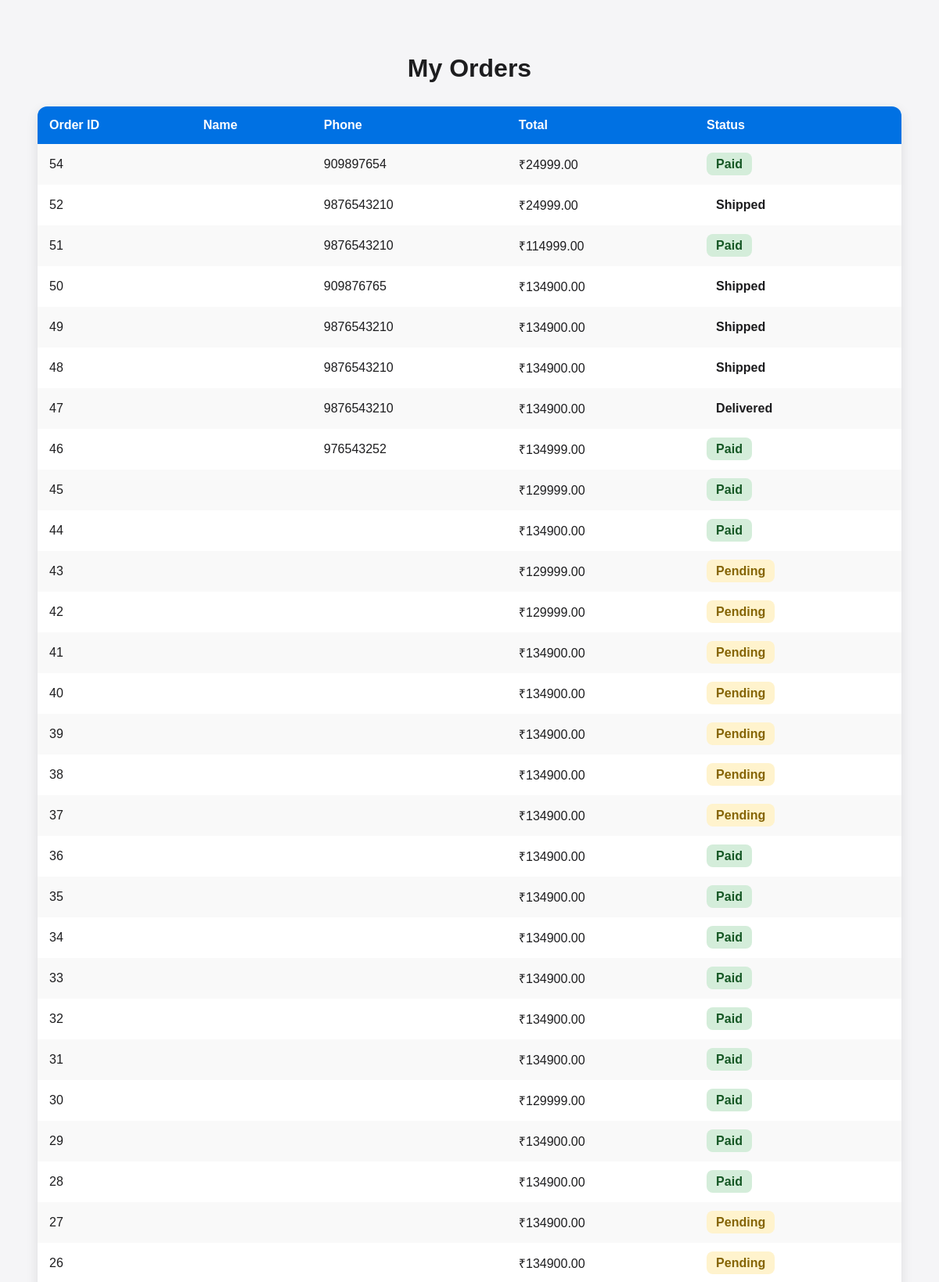
Screenshot of /orders/ (upper part) with the database file from the repository.
### store/models.py (models this page shows, shortened)
class Order(models.Model):
    STATUS_CHOICES = [
        ('Pending', 'Pending'),
        ('Shipped', 'Shipped'),
        ('Delivered', 'Delivered'),
    ]
    status = models.CharField(
        max_length=20,
        choices=STATUS_CHOICES,
        default='Pending'
    )
    PAYMENT_CHOICES = [
        ('UPI', 'UPI'),
        ('COD', 'Cash on Delivery'),
    ]
    customer_name = models.CharField(max_length=100, blank=True)
    phone = models.CharField(max_length=20, blank=True)
    address = models.TextField(null=False, blank=False)
    product = models.ForeignKey(Product, on_delete=models.SET_NULL, null=True, blank=True)
    payment_method = models.CharField(
    max_length=20,
    choices=PAYMENT_CHOICES,
    blank=True
)
    total = models.DecimalField(max_digits=10, decimal_places=2)
    status = models.CharField(max_length=20, default="Pending")
    scanned = models.BooleanField(default=False)
    tracking_number = models.CharField(
    max_length=20,
    unique=True,
    blank=True
)
    delivery_status = models.CharField(max_length=50, default='Pending')
    created_at = models.DateTimeField(default=timezone.now)

### store/views.py (the view)
# urls.py: path("orders/", views.orders, name="orders"),
def orders(request):
    all_orders = Order.objects.all().order_by("-id")
    return render(request, "orders.html", {
        "orders": all_orders
    })

### store/templates/orders.html (shortened to what this page needs)
<!DOCTYPE html>
<html>
<head>
</head>
<body>
<h1>My Orders</h1>
<table>
    <tr>
        <th>Order ID</th>
        <th>Name</th>
        <th>Phone</th>
        <th>Total</th>
        <th>Status</th>
    </tr>
    {% for order in orders %}
    <tr>
        <td>{{ order.id }}</td>
        <td>{{ order.fullname }}</td>
        <td>{{ order.phone }}</td>
        <td>₹{{ order.total }}</td>
        <td><span class="status {{ order.status }}">{{ order.status }}</span></td>
    </tr>
    {% empty %}
    <tr>
        <td colspan="5" style="text-align:center;">No orders yet.</td>
    </tr>
    {% endfor %}
</table>
</body>
</html>

### store/templates/orders.html (style rules this page uses)
body { font-family: Arial, sans-serif; background: #f5f5f7; padding: 40px; color: #1d1d1f; }
h1 { text-align: center; margin-bottom: 30px; }
table { width: 100%; border-collapse: collapse; background: white; border-radius: 12px; overflow: hidden; box-shadow: 0 5px 15px rgba(0,0,0,.1); }
th, td { padding: 15px; text-align: left; }
th { background: #0071e3; color: white; }
tr:nth-child(even) { background: #f9f9f9; }
.status { font-weight: bold; padding: 6px 12px; border-radius: 8px; }
.Paid { background: #d4edda; color: #155724; }
.Pending { background: #fff3cd; color: #856404; }

### rows the page displays
Order: id "54", phone "909897654", total "24999.00", status "Paid"
Order: id "52", phone "9876543210", total "24999.00", status "Shipped"
Order: id "51", phone "9876543210", total "114999.00", status "Paid"
Order: id "50", phone "909876765", total "134900.00", status "Shipped"
Order: id "49", phone "9876543210", total "134900.00", status "Shipped"
Order: id "48", phone "9876543210", total "134900.00", status "Shipped"
Order: id "47", phone "9876543210", total "134900.00", status "Delivered"
Order: id "46", phone "976543252", total "134999.00", status "Paid"
Order: id "45", total "129999.00", status "Paid"
Order: id "44", total "134900.00", status "Paid"
Order: id "43", total "129999.00", status "Pending"
Order: id "42", total "129999.00", status "Pending"
Order: id "41", total "134900.00", status "Pending"
Order: id "40", total "134900.00", status "Pending"
Order: id "39", total "134900.00", status "Pending"
Order: id "38", total "134900.00", status "Pending"
Order: id "37", total "134900.00", status "Pending"
Order: id "36", total "134900.00", status "Paid"
Order: id "35", total "134900.00", status "Paid"
Order: id "34", total "134900.00", status "Paid"
Order: id "33", total "134900.00", status "Paid"
Order: id "32", total "134900.00", status "Paid"
Order: id "31", total "134900.00", status "Paid"
Order: id "30", total "129999.00", status "Paid"
Order: id "29", total "134900.00", status "Paid"
Order: id "28", total "134900.00", status "Paid"
Order: id "27", total "134900.00", status "Pending"
Order: id "26", total "134900.00", status "Pending"
